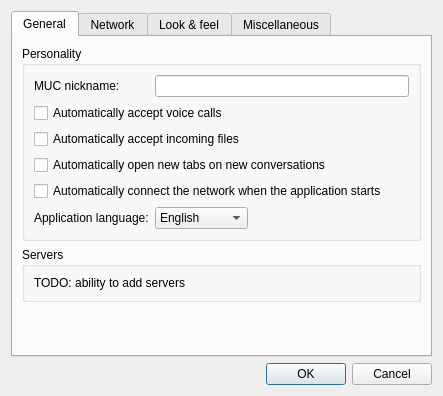
<?xml version="1.0" encoding="UTF-8"?>
<ui version="4.0">
 <class>SettingsWindow</class>
 <widget class="QDialog" name="SettingsWindow">
  <property name="geometry">
   <rect>
    <x>0</x>
    <y>0</y>
    <width>443</width>
    <height>396</height>
   </rect>
  </property>
  <property name="sizePolicy">
   <sizepolicy hsizetype="Fixed" vsizetype="Minimum">
    <horstretch>0</horstretch>
    <verstretch>0</verstretch>
   </sizepolicy>
  </property>
  <property name="windowTitle">
   <string>Settings</string>
  </property>
  <layout class="QVBoxLayout" name="verticalLayout">
   <item>
    <widget class="QTabWidget" name="tabWidget">
     <property name="currentIndex">
      <number>0</number>
     </property>
     <widget class="QWidget" name="tab_general">
      <attribute name="title">
       <string>General</string>
      </attribute>
      <layout class="QVBoxLayout" name="verticalLayout_3">
       <item>
        <widget class="QGroupBox" name="groupBox_2">
         <property name="title">
          <string>Personality</string>
         </property>
         <layout class="QVBoxLayout" name="verticalLayout_5">
          <item>
           <layout class="QFormLayout" name="formLayout">
            <property name="fieldGrowthPolicy">
             <enum>QFormLayout::ExpandingFieldsGrow</enum>
            </property>
            <item row="0" column="0">
             <widget class="QLabel" name="label_4">
              <property name="text">
               <string>MUC nickname:</string>
              </property>
             </widget>
            </item>
            <item row="0" column="1">
             <widget class="QLineEdit" name="muc_nickname">
              <property name="whatsThis">
               <string>Here you can specify your MUC nickname. The default is the left part of your Jabber ID.</string>
              </property>
             </widget>
            </item>
            <item row="1" column="0" colspan="2">
             <widget class="QCheckBox" name="automatically_accept_calls">
              <property name="whatsThis">
               <string>When activated, you will not be asked to accept or decline incoming voice calls — all calls will be accepted without warning.</string>
              </property>
              <property name="text">
               <string>Automatically accept voice calls</string>
              </property>
             </widget>
            </item>
            <item row="2" column="0" colspan="2">
             <widget class="QCheckBox" name="automatically_accept_files">
              <property name="whatsThis">
               <string>When activated, you will not be asked to accept or decline incoming files — all files will be accepted without warning.</string>
              </property>
              <property name="text">
               <string>Automatically accept incoming files</string>
              </property>
             </widget>
            </item>
            <item row="3" column="0" colspan="2">
             <widget class="QCheckBox" name="automatically_open_new_tabs">
              <property name="whatsThis">
               <string>If enabled, the tabs for new conversations will be opened automatically every time when you receive a message from a new JID.</string>
              </property>
              <property name="text">
               <string>Automatically open new tabs on new conversations</string>
              </property>
             </widget>
            </item>
            <item row="5" column="1">
             <widget class="QComboBox" name="language">
              <item>
               <property name="text">
                <string notr="true">English</string>
               </property>
              </item>
              <item>
               <property name="text">
                <string notr="true">Indonesian</string>
               </property>
              </item>
              <item>
               <property name="text">
                <string>Jawanese</string>
               </property>
              </item>
              <item>
               <property name="text">
                <string>Sundanese</string>
               </property>
              </item>
              <item>
               <property name="text">
                <string notr="true">Русский</string>
               </property>
              </item>
             </widget>
            </item>
            <item row="5" column="0">
             <widget class="QLabel" name="label_13">
              <property name="text">
               <string>Application language:</string>
              </property>
             </widget>
            </item>
            <item row="4" column="0" colspan="2">
             <widget class="QCheckBox" name="auto_connect">
              <property name="text">
               <string>Automatically connect the network when the application starts</string>
              </property>
             </widget>
            </item>
           </layout>
          </item>
         </layout>
        </widget>
       </item>
       <item>
        <widget class="QGroupBox" name="groupBox_8">
         <property name="title">
          <string>Servers</string>
         </property>
         <layout class="QVBoxLayout" name="verticalLayout_13">
          <item>
           <widget class="QLabel" name="label_11">
            <property name="text">
             <string notr="true">TODO: ability to add servers</string>
            </property>
           </widget>
          </item>
         </layout>
        </widget>
       </item>
       <item>
        <spacer name="verticalSpacer_2">
         <property name="orientation">
          <enum>Qt::Vertical</enum>
         </property>
         <property name="sizeHint" stdset="0">
          <size>
           <width>20</width>
           <height>40</height>
          </size>
         </property>
        </spacer>
       </item>
      </layout>
     </widget>
     <widget class="QWidget" name="tab">
      <attribute name="title">
       <string>Network</string>
      </attribute>
      <layout class="QVBoxLayout" name="verticalLayout_7">
       <item>
        <widget class="QGroupBox" name="groupBox_3">
         <property name="title">
          <string>keep-alive</string>
         </property>
         <layout class="QVBoxLayout" name="verticalLayout_6">
          <item>
           <layout class="QGridLayout" name="gridLayout_3">
            <item row="0" column="0">
             <widget class="QLabel" name="label_5">
              <property name="text">
               <string>Keep-alive interval (seconds):</string>
              </property>
             </widget>
            </item>
            <item row="0" column="1">
             <widget class="QSpinBox" name="keepalive_interval">
              <property name="minimum">
               <number>10</number>
              </property>
              <property name="maximum">
               <number>3600</number>
              </property>
              <property name="singleStep">
               <number>10</number>
              </property>
             </widget>
            </item>
            <item row="1" column="0">
             <widget class="QLabel" name="label_6">
              <property name="text">
               <string>Keep-alive timeout (seconds):</string>
              </property>
             </widget>
            </item>
            <item row="1" column="1">
             <widget class="QSpinBox" name="keepalive_timeout">
              <property name="minimum">
               <number>1</number>
              </property>
              <property name="maximum">
               <number>300</number>
              </property>
             </widget>
            </item>
           </layout>
          </item>
         </layout>
        </widget>
       </item>
       <item>
        <widget class="QGroupBox" name="groupBox">
         <property name="title">
          <string>File transfer</string>
         </property>
         <layout class="QVBoxLayout" name="verticalLayout_4">
          <item>
           <layout class="QGridLayout" name="gridLayout_2">
            <item row="0" column="0">
             <widget class="QLabel" name="label_2">
              <property name="text">
               <string>File transfer mode:</string>
              </property>
             </widget>
            </item>
            <item row="0" column="1">
             <widget class="QComboBox" name="file_transfer_mode">
              <property name="enabled">
               <bool>false</bool>
              </property>
              <property name="whatsThis">
               <string>This box allows you to change the preferred type of file transfer. Please note: using SOCKS is highly recommended.</string>
              </property>
              <item>
               <property name="text">
                <string>SOCKS Bytestreams</string>
               </property>
              </item>
              <item>
               <property name="text">
                <string>SI (may not work!)</string>
               </property>
              </item>
              <item>
               <property name="text">
                <string>In-Band (slow)</string>
               </property>
              </item>
             </widget>
            </item>
            <item row="1" column="1">
             <widget class="QLineEdit" name="file_transfer_proxy">
              <property name="enabled">
               <bool>false</bool>
              </property>
              <property name="whatsThis">
               <string>You can manually specify SOCKS proxy address. Be careful: if you provide wrong value, file transfer may not work. It is recommended to use default setting.</string>
              </property>
              <property name="text">
               <string>proxy.jsmart.web.id</string>
              </property>
             </widget>
            </item>
            <item row="1" column="0">
             <widget class="QLabel" name="label_3">
              <property name="text">
               <string>SOCKS proxy address:</string>
              </property>
             </widget>
            </item>
           </layout>
          </item>
         </layout>
        </widget>
       </item>
       <item>
        <widget class="QGroupBox" name="groupBox_7">
         <property name="title">
          <string>VoIP</string>
         </property>
         <layout class="QVBoxLayout" name="verticalLayout_12">
          <item>
           <layout class="QGridLayout" name="gridLayout_6">
            <item row="0" column="0">
             <widget class="QLabel" name="label_10">
              <property name="text">
               <string>STUN server:</string>
              </property>
             </widget>
            </item>
            <item row="0" column="1">
             <widget class="QLineEdit" name="stun_server"/>
            </item>
           </layout>
          </item>
         </layout>
        </widget>
       </item>
       <item>
        <spacer name="verticalSpacer_3">
         <property name="orientation">
          <enum>Qt::Vertical</enum>
         </property>
         <property name="sizeHint" stdset="0">
          <size>
           <width>20</width>
           <height>40</height>
          </size>
         </property>
        </spacer>
       </item>
      </layout>
     </widget>
     <widget class="QWidget" name="tab_lookandfeel">
      <attribute name="title">
       <string>Look &amp;&amp; feel</string>
      </attribute>
      <layout class="QVBoxLayout" name="verticalLayout_8">
       <item>
        <widget class="QGroupBox" name="groupBox_4">
         <property name="title">
          <string>Application</string>
         </property>
         <layout class="QVBoxLayout" name="verticalLayout_2">
          <item>
           <layout class="QGridLayout" name="gridLayout">
            <item row="0" column="0">
             <widget class="QLabel" name="label">
              <property name="text">
               <string>Application style:</string>
              </property>
             </widget>
            </item>
            <item row="0" column="1">
             <widget class="QComboBox" name="gui_style">
              <property name="currentIndex">
               <number>0</number>
              </property>
              <item>
               <property name="text">
                <string notr="true">Default</string>
               </property>
              </item>
              <item>
               <property name="text">
                <string notr="true">Plastique</string>
               </property>
              </item>
              <item>
               <property name="text">
                <string notr="true">Cleanlooks</string>
               </property>
              </item>
             </widget>
            </item>
            <item row="1" column="1">
             <widget class="QSlider" name="roster_opacity">
              <property name="minimum">
               <number>10</number>
              </property>
              <property name="maximum">
               <number>100</number>
              </property>
              <property name="value">
               <number>100</number>
              </property>
              <property name="orientation">
               <enum>Qt::Horizontal</enum>
              </property>
             </widget>
            </item>
            <item row="1" column="0">
             <widget class="QLabel" name="label_7">
              <property name="text">
               <string>Roster opacity:</string>
              </property>
             </widget>
            </item>
           </layout>
          </item>
          <item>
           <widget class="QCheckBox" name="roster_on_the_top">
            <property name="text">
             <string>Display roster window on the top</string>
            </property>
           </widget>
          </item>
          <item>
           <widget class="QCheckBox" name="animate_roster">
            <property name="text">
             <string>Animate roster</string>
            </property>
           </widget>
          </item>
          <item>
           <widget class="QCheckBox" name="ctrl_enter">
            <property name="enabled">
             <bool>false</bool>
            </property>
            <property name="text">
             <string>Use ctrl-enter to send messages</string>
            </property>
           </widget>
          </item>
          <item>
           <widget class="QCheckBox" name="hide_tab_captions">
            <property name="text">
             <string>Hide caption lines for common tabs</string>
            </property>
           </widget>
          </item>
         </layout>
        </widget>
       </item>
       <item>
        <widget class="QGroupBox" name="groupBox_5">
         <property name="title">
          <string>Notifications</string>
         </property>
         <layout class="QVBoxLayout" name="verticalLayout_9">
          <item>
           <layout class="QGridLayout" name="gridLayout_4">
            <item row="0" column="0">
             <widget class="QLabel" name="label_8">
              <property name="text">
               <string>Notification display time:</string>
              </property>
             </widget>
            </item>
            <item row="0" column="1">
             <widget class="QSpinBox" name="notification_display_time">
              <property name="minimum">
               <number>1</number>
              </property>
              <property name="maximum">
               <number>60</number>
              </property>
              <property name="value">
               <number>5</number>
              </property>
             </widget>
            </item>
           </layout>
          </item>
         </layout>
        </widget>
       </item>
       <item>
        <spacer name="verticalSpacer">
         <property name="orientation">
          <enum>Qt::Vertical</enum>
         </property>
         <property name="sizeHint" stdset="0">
          <size>
           <width>20</width>
           <height>40</height>
          </size>
         </property>
        </spacer>
       </item>
      </layout>
     </widget>
     <widget class="QWidget" name="tab_2">
      <attribute name="title">
       <string>Miscellaneous</string>
      </attribute>
      <layout class="QVBoxLayout" name="verticalLayout_10">
       <item>
        <widget class="QGroupBox" name="groupBox_6">
         <property name="title">
          <string>Paths</string>
         </property>
         <layout class="QVBoxLayout" name="verticalLayout_11">
          <item>
           <layout class="QGridLayout" name="gridLayout_5">
            <item row="0" column="0">
             <widget class="QLabel" name="label_9">
              <property name="text">
               <string>Save files to:</string>
              </property>
             </widget>
            </item>
            <item row="0" column="2">
             <widget class="QPushButton" name="savepath_browse_button">
              <property name="toolTip">
               <string>Browse</string>
              </property>
              <property name="text">
               <string/>
              </property>
              <property name="icon">
               <iconset resource="../res/app.qrc">
                <normaloff>:/menu/folder.png</normaloff>:/menu/folder.png</iconset>
              </property>
              <property name="autoDefault">
               <bool>false</bool>
              </property>
             </widget>
            </item>
            <item row="0" column="1">
             <widget class="QLineEdit" name="savepath">
              <property name="readOnly">
               <bool>true</bool>
              </property>
             </widget>
            </item>
           </layout>
          </item>
          <item>
           <widget class="QCheckBox" name="select_savepath_everytime">
            <property name="text">
             <string>Ask me everytime</string>
            </property>
           </widget>
          </item>
         </layout>
        </widget>
       </item>
       <item>
        <spacer name="verticalSpacer_4">
         <property name="orientation">
          <enum>Qt::Vertical</enum>
         </property>
         <property name="sizeHint" stdset="0">
          <size>
           <width>20</width>
           <height>40</height>
          </size>
         </property>
        </spacer>
       </item>
      </layout>
     </widget>
    </widget>
   </item>
   <item>
    <layout class="QHBoxLayout" name="horizontalLayout">
     <item>
      <widget class="QLabel" name="label_12">
       <property name="text">
        <string/>
       </property>
       <property name="pixmap">
        <pixmap resource="../res/app.qrc">:/common/corner_logo.png</pixmap>
       </property>
      </widget>
     </item>
     <item>
      <widget class="QDialogButtonBox" name="button_box">
       <property name="orientation">
        <enum>Qt::Horizontal</enum>
       </property>
       <property name="standardButtons">
        <set>QDialogButtonBox::Cancel|QDialogButtonBox::Ok</set>
       </property>
      </widget>
     </item>
    </layout>
   </item>
  </layout>
 </widget>
 <resources>
  <include location="../res/app.qrc"/>
 </resources>
 <connections>
  <connection>
   <sender>button_box</sender>
   <signal>accepted()</signal>
   <receiver>SettingsWindow</receiver>
   <slot>accept()</slot>
   <hints>
    <hint type="sourcelabel">
     <x>248</x>
     <y>254</y>
    </hint>
    <hint type="destinationlabel">
     <x>157</x>
     <y>274</y>
    </hint>
   </hints>
  </connection>
  <connection>
   <sender>button_box</sender>
   <signal>rejected()</signal>
   <receiver>SettingsWindow</receiver>
   <slot>reject()</slot>
   <hints>
    <hint type="sourcelabel">
     <x>316</x>
     <y>260</y>
    </hint>
    <hint type="destinationlabel">
     <x>286</x>
     <y>274</y>
    </hint>
   </hints>
  </connection>
 </connections>
</ui>
